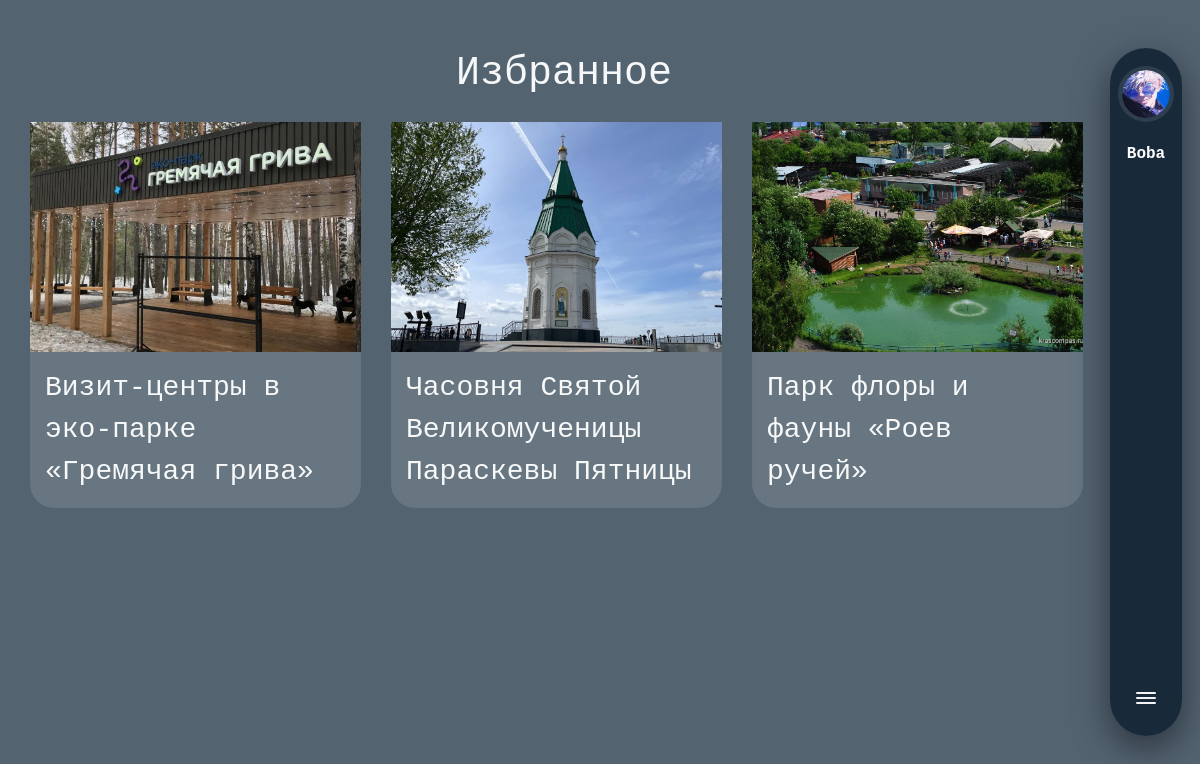
Screenshot of /favorites/ (signed in) with the database file from the repository.
### favorites/models.py (models this page shows, shortened)
class Favorite(models.Model):
    user = models.ForeignKey(
        User,
        on_delete=models.CASCADE
    )
    guide = models.ForeignKey(
        GuidePlace,
        on_delete=models.CASCADE
    )
    created_at = models.DateTimeField(
        auto_now_add=True
    )
    class Meta:
        verbose_name = 'Избранное'
        verbose_name_plural = 'Избранное'

### guide/models.py (models this page shows, shortened)
class GuidePlace(models.Model):
    CATEGORY_CHOICES = [
        ('culture', 'Культура и история'),
        ('religion', 'Религия'),
        ('nature', 'Отдых на природе'),
        ('visit', 'Визит-центры'),
    ]
    title = models.CharField('Название', max_length=200)
    category = models.CharField(
        'Категория',
        max_length=50,
        choices=CATEGORY_CHOICES
    )
    address = models.CharField(
        'Адрес',
        max_length=255
    )
    latitude = models.FloatField(
        'Широта',
        null=True,
        blank=True
    )
    longitude = models.FloatField(
        'Долгота',
        null=True,
        blank=True
    )
    work_time = models.CharField(
        'Часы работы',
        max_length=100,
        blank=True
    )
    price = models.CharField(
        'Стоимость',
        max_length=100,
        blank=True
    )
    short_description = models.TextField(
        'Краткое описание'
    )
    image = models.ImageField(
        'Фото',
        upload_to='guide/'
    )
    class Meta:
        verbose_name = 'Место'
        verbose_name_plural = 'Путеводитель'

### users/models.py (models this page shows, shortened)
class Profile(models.Model):
    user = models.OneToOneField(User, on_delete=models.CASCADE, verbose_name="Пользователь")
    avatar = models.ImageField(upload_to='avatars/', blank=True, null=True, verbose_name="Аватар")
    phone = models.CharField(max_length=20, blank=True, verbose_name="Телефон")
    class Meta:
        verbose_name = 'Профиль'
        verbose_name_plural = 'Профили'

### favorites/views.py (the view)
# urls.py: path('favorites/', include('favorites.urls')),
@login_required
def favorites(request):
    favorites = Favorite.objects.filter(user=request.user)
    return render(request, 'favorites/favorites.html', {
        'favorites': favorites
    })

### favorites/templates/favorites/favorites.html (shortened to what this page needs)
{% extends 'main/layout.html' %}
{% load static %}
{% block body_class %}no-scroll{% endblock %}
{% block content %}
<div class="guide-page custom-scroll">
    <h1 class="text-center mb-4">Избранное</h1>
    {% if favorites %}
    <div class="guide-grid">
        {% for item in favorites %}
        <div class="guide-card">
            <div class="guide-image-wrapper">
                <img src="{{ item.guide.image.url }}" class="guide-image">
            </div>
            <div class="guide-card-title">
                {{ item.guide.title }}
            </div>
        </div>
        {% endfor %}
    </div>
    {% else %}
    <div class="empty-favorites">
        У вас пока нет избранного
    </div>
    {% endif %}
</div>
{% endblock %}

### main/templates/main/layout.html (shortened to what this page needs)
{% load static %}
<!doctype html>
<html lang="ru">
<head>
    <link
        rel="stylesheet"
        href="https://unpkg.com/leaflet/dist/leaflet.css"
    />
    <link rel="stylesheet" href="https://cdn.jsdelivr.net/npm/bootstrap@5.3.3/dist/css/bootstrap.min.css">
    <link rel="stylesheet" href="{% static 'main/css/main.css' %}">
</head>
<body class="{% block body_class %}{% endblock %}">
  <div class="hero">
    <div class="container-hero">
      {% block content %}{% endblock %}
    </div>
    <aside class="side-panel">
    {% if user.is_authenticated %}
        <a href="{% url 'profile' %}" class="avatar-link" title="Перейти в профиль">
            <div class="avatar">
                {% if user.profile.avatar %}
                    <img src="{{ user.profile.avatar.url }}" style="width:100%; border-radius:50%">
                {% else %}
                    {{ user.username|slice:":2"|upper }}
                {% endif %}
            </div>
        </a>
        <div style="color: white; text-align: center; margin-top: 10px; font-weight: bold;">
            {{ user.username }}
        </div>
    {% endif %}
      <button class="side-toggle" aria-expanded="true" title="Развернуть/Свернуть панель">
        <svg width="20" height="12" viewBox="0 0 20 12" fill="none" xmlns="http://www.w3.org/2000/svg">
          <rect width="20" height="2" rx="1" fill="currentColor"/>
          <rect y="5" width="20" height="2" rx="1" fill="currentColor"/>
          <rect y="10" width="20" height="2" rx="1" fill="currentColor"/>
        </svg>
      </button>
    </aside>
  </div>
</body>
</html>

### main/static/main/css/main.css (style rules this page uses)
:root { --accent-rgba: 120, 95, 140; --glass-bg: rgba(16, 28, 36, 0.55); --glass-strong: rgba(12, 18, 26, 0.65); --text-light: rgba(255, 255, 255, 0.95); --muted: rgba(255, 255, 255, 0.78); --btn-padding-y: 12px; --btn-padding-x: 30px; --radius-lg: 28px; --radius-pill: 999px; --sidebar-open: 280px; --sidebar-collapsed: 72px; --page-padding: 30px; font-synthesis: none; }
* { box-sizing: border-box; }
html, body { height: 100%; }
a { text-decoration: none; }
body { margin: 0; font-family: 'MyMono', monospace; color: var(--text-light); background: #0b1116; -webkit-font-smoothing: antialiased; }
body.no-scroll { overflow: hidden; }
.custom-scroll { scrollbar-width: thin; scrollbar-color: rgba(120,95,140,0.6) rgba(255,255,255,0.05); }
.side-panel { position: fixed; right: 36px; top: 6%; width: 280px; height: 86vh; background: rgba(0, 19, 36, 0.7); border-radius: 26px; padding: 15px 20px; display: flex; flex-direction: column; align-items: center; gap: 10px; z-index: 5; transition: width .35s ease, right .35s ease, transform .35s ease; box-shadow: 0 12px 34px rgba(3, 6, 12, 0.5); }
.side-panel.collapsed { width: 72px; padding: 18px 8px; right: 18px; border-radius: 40px; }
body { margin: 0; font-family: 'MyMono', monospace; color: var(--text-light); -webkit-font-smoothing: antialiased; -moz-osx-font-smoothing: grayscale; background: #0b1116; }
.hero { position: relative; min-height: 100vh; width: 100%; background-color: #536370; background-position: center; background-size: cover; background-repeat: no-repeat; display: block; overflow: hidden; }
.hero::before { content: ""; position: absolute; inset: 0; pointer-events: none; }
.container-hero { position: relative; z-index: 2; min-height: 100vh; width: 100%; padding: var(--page-padding) calc(var(--sidebar-collapsed) + 30px) var(--page-padding) var(--page-padding); transition: padding-right .35s ease; }
.avatar { width: 150px; height: 150px; font-size: 50px; overflow: hidden; border-radius: 50%; display: flex; align-items: center; justify-content: center; background: #ccc; }
.side-panel .avatar { width: 90px; height: 90px; border-radius: 999px; background: rgba(255, 255, 255, 0.06); display: flex; align-items: center; justify-content: center; font-weight: 700; font-size: 24px; color: rgba(255, 255, 255, 0.9); border: 4px solid rgba(255, 255, 255, 0.04); }
.avatar-link { text-decoration: none; color: inherit; }
.side-toggle { margin-top: auto; width: 40px; height: 40px; border-radius: 10px; display: flex; align-items: center; justify-content: center; background: transparent; border: none; cursor: pointer; color: var(--text-light); outline: none; }
.side-panel.collapsed { width: 72px; padding: 18px 8px; right: 18px; border-radius: 40px; align-items: center; }
.side-panel.collapsed .avatar { width: 56px; height: 56px; font-size: 18px; border-width: 4px; }
.guide-page { width: 100%; max-width: 100%; padding: 20px 0 40px 0; }
.guide-grid { display: grid; grid-template-columns: repeat(3, 1fr); gap: 30px; max-height: 80vh; overflow-y: auto; overflow-x: visible; padding-right: 15px; position: relative; }
.guide-card-title { padding: 15px; font-size: 28px; }
.guide-card { position: relative; background: rgba(255, 255, 255, 0.12); border-radius: 24px; cursor: pointer; backdrop-filter: blur(10px); overflow: visible; z-index: 1; transition: z-index 0s step-end; }
.guide-image { width: 100%; height: 230px; object-fit: cover; }
@media (max-width: 1200px) { .side-panel { width: 260px; right: 20px; } }

### rows the page displays
Favorite: guide.image (picture), guide "Визит-центры в эко-парке «Гремячая грива»"
Favorite: guide.image (picture), guide "Часовня Святой Великомученицы Параскевы Пятницы"
Favorite: guide.image (picture), guide "Парк флоры и фауны «Роев ручей»"

### other values shown
{{ user.username }} "Boba"
